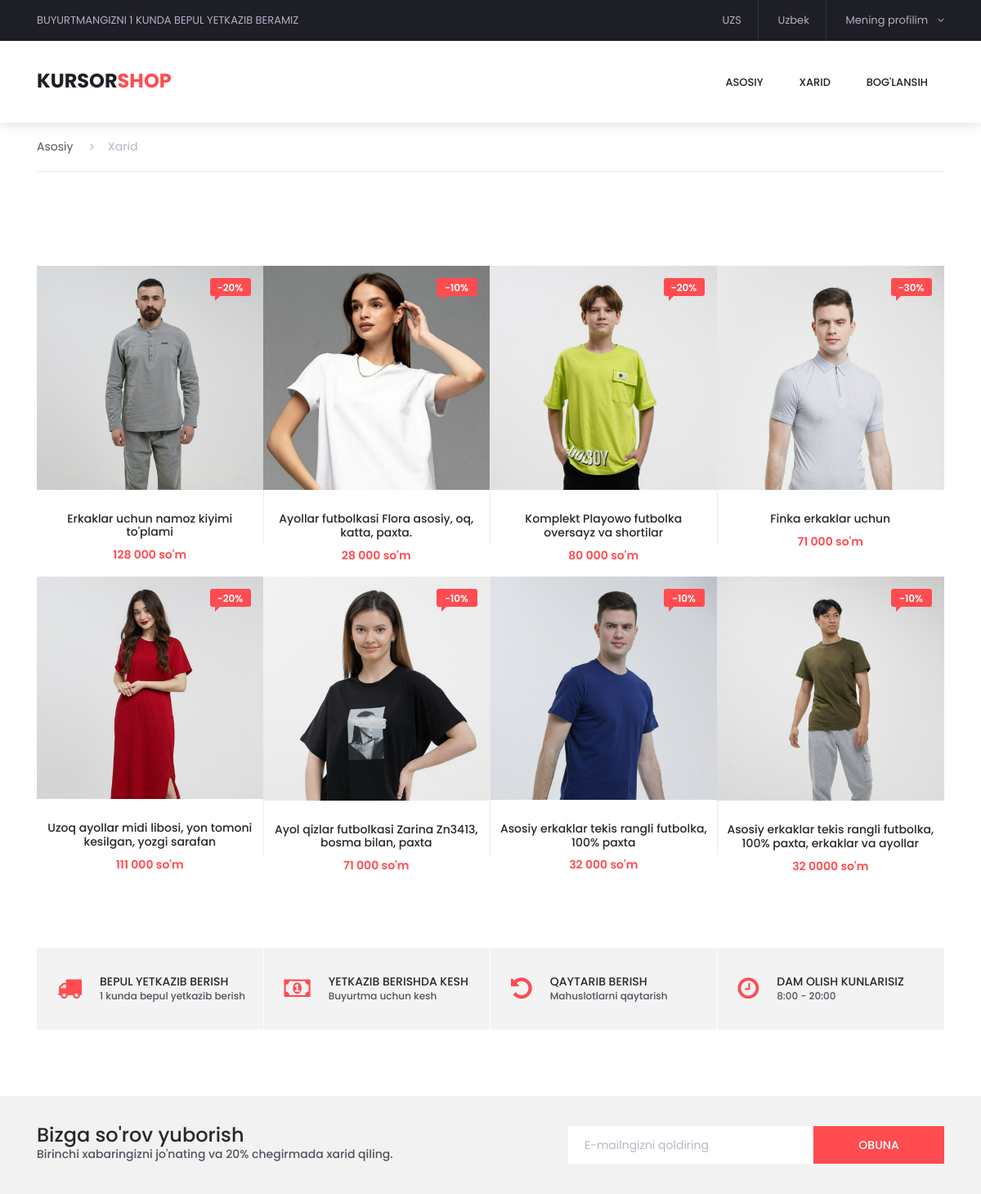
Page /categories/ on the committed database.
### app/models.py (models this page shows, shortened)
class Product(models.Model):
    class ChoiceColor(models.TextChoices):
        QORA = 'Qora'
        OQ = 'Oq'
        QIZIL = 'Qizil'
        KOK = "ko'k"
        YAHSIL = 'Yashil'
    title = models.CharField(max_length=155)
    image1 = models.ImageField(upload_to='product/', null=True, blank=True)
    image2 = models.ImageField(upload_to='product/', null=True, blank=True)
    image3 = models.ImageField(upload_to='product/', null=True, blank=True)
    color = models.CharField(max_length=25, choices=ChoiceColor.choices, default=ChoiceColor.OQ)
    price = models.CharField(max_length=50)
    description = models.TextField()
    quantity = models.IntegerField(default=1)
    aksiya = models.IntegerField()
    category = models.ForeignKey('app.Category', on_delete=models.CASCADE)

### app/views.py (the view)
# urls.py: path('categories/', Categories.as_view(), name='categories'),
class Categories(ListView):
    model = Product
    template_name = 'categories.html'
    queryset = Product.objects.all()

### templates/categories.html (shortened to what this page needs)
{% load static %}
<!DOCTYPE html>
<html lang="en">
<head>
<link rel="stylesheet" type="text/css" href="{% static 'styles/bootstrap4/bootstrap.min.css' %}">
<link href="{% static 'plugins/font-awesome-4.7.0/css/font-awesome.min.css' %}" rel="stylesheet" type="text/css">
<link rel="stylesheet" type="text/css" href="{% static 'plugins/OwlCarousel2-2.2.1/owl.carousel.css' %}">
<link rel="stylesheet" type="text/css" href="{% static 'plugins/OwlCarousel2-2.2.1/owl.theme.default.css' %}">
<link rel="stylesheet" type="text/css" href="{% static 'plugins/OwlCarousel2-2.2.1/animate.css' %}">
<link rel="stylesheet" type="text/css" href="{% static 'plugins/jquery-ui-1.12.1.custom/jquery-ui.css' %}">
<link rel="stylesheet" type="text/css" href="{% static 'styles/categories_styles.css' %}">
<link rel="stylesheet" type="text/css" href="{% static 'styles/categories_responsive.css' %}">
</head>
<body>
<div class="super_container">
	<header class="header trans_300">
		<div class="top_nav">
			<div class="container">
				<div class="row">
					<div class="col-md-6">
						<div class="top_nav_left">Buyurtmangizni 1 kunda bepul yetkazib beramiz</div>
					</div>
					<div class="col-md-6 text-right">
						<div class="top_nav_right">
							<ul class="top_nav_menu">
								<<li class="currency">
									<a href="#">
										uzs
									</a>
								</li>
								<li class="language">
									<a href="#">
										Uzbek
									</a>
								</li>
								<li class="account">
									<a href="#">
										Mening profilim
										<i class="fa fa-angle-down"></i>
									</a>
								</li>
							</ul>
						</div>
					</div>
				</div>
			</div>
		</div>
		<div class="main_nav_container">
			<div class="container">
				<div class="row">
					<div class="col-lg-12 text-right">
						<div class="logo_container">
							<a href="#">Kursor<span>shop</span></a>
						</div>
						<nav class="navbar">
							<ul class="navbar_menu">
								<li><a href="{% url 'index' %}">Asosiy</a></li>
								<li><a href="{% url 'categories' %}">Xarid</a></li>
								<li><a href="{% url 'contact' %}">Bog'lansih</a></li>
							</ul>
						</nav>
					</div>
				</div>
			</div>
		</div>
	</header>
	<div class="fs_menu_overlay"></div>
	<div class="fs_menu_overlay"></div>
	<div class="container product_section_container">
		<div class="row">
			<div class="col product_section clearfix">
				<div class="breadcrumbs d-flex flex-row align-items-center">
					<ul>
						<li><a href="{% url 'index' %}">Asosiy</a></li>
						<li class="active"><a href="{% url 'categories' %}"><i class="fa fa-angle-right" aria-hidden="true"></i>Xarid</a></li>
					</ul>
				</div>
				<div class="row">
                    <div class="col">
					    <div class="product-grid" data-isotope='{ "itemSelector": ".product-item", "layoutMode": "fitRows" }'>
								<div class="product-grid">
                                    {% block content %}
                                    {% for product in object_list %}
									<div class="product-item men">
										<div class="product discount product_filter">
											<div class="product_image">
												<img src="{{ product.image1.url }}" alt="">
											</div>
											<div class="product_bubble product_bubble_right product_bubble_red d-flex flex-column align-items-center"><span>-{{ product.aksiya }}%</span></div>
											<div class="product_info">
												<h6 class="product_name">{{ product.title }}</h6>
												<div class="product_price">{{ product.price }} so'm</div>
											</div>
										</div>
									</div>
                                    {% endfor %}
                                    {% endblock %}
								</div>
							</div>
						</div>
					</div>
				</div>
			</div>
		</div>
	</div>
	<div class="benefit">
		<div class="container">
			<div class="row benefit_row">
				<div class="col-lg-3 benefit_col">
					<div class="benefit_item d-flex flex-row align-items-center">
						<div class="benefit_icon"><i class="fa fa-truck" aria-hidden="true"></i></div>
						<div class="benefit_content">
							<h6>Bepul yetkazib berish</h6>
							<p>1 kunda bepul yetkazib berish</p>
						</div>
					</div>
				</div>
				<div class="col-lg-3 benefit_col">
					<div class="benefit_item d-flex flex-row align-items-center">
						<div class="benefit_icon"><i class="fa fa-money" aria-hidden="true"></i></div>
						<div class="benefit_content">
							<h6>Yetkazib berishda kesh</h6>
							<p>Buyurtma uchun kesh</p>
						</div>
					</div>
				</div>
				<div class="col-lg-3 benefit_col">
					<div class="benefit_item d-flex flex-row align-items-center">
						<div class="benefit_icon"><i class="fa fa-undo" aria-hidden="true"></i></div>
						<div class="benefit_content">
							<h6>Qaytarib berish</h6>
							<p>Mahuslotlarni qaytarish</p>
						</div>
					</div>
				</div>
				<div class="col-lg-3 benefit_col">
					<div class="benefit_item d-flex flex-row align-items-center">
						<div class="benefit_icon"><i class="fa fa-clock-o" aria-hidden="true"></i></div>
						<div class="benefit_content">
							<h6>Dam olish kunlarisiz</h6>
							<p>8:00 - 20:00</p>
						</div>
					</div>
				</div>
			</div>
		</div>
	</div>
	<div class="newsletter">
		<div class="container">
			<div class="row">
				<div class="col-lg-6">
					<div class="newsletter_text d-flex flex-column justify-content-center align-items-lg-start align-items-md-center text-center">
						<h4>Bizga so'rov yuborish</h4>
						<p>Birinchi xabaringizni jo'nating va 20% chegirmada xarid qiling.</p>
					</div>
				</div>
				<div class="col-lg-6">
					<form action="">
						<div class="newsletter_form d-flex flex-md-row flex-column flex-xs-column align-items-center justify-content-lg-end justify-content-center">
							<input id="newsletter_email" type="email" placeholder="E-mailngizni qoldiring" required="required" data-error="Valid email is required.">
							<button id="newsletter_submit" type="submit" class="newsletter_submit_btn trans_300" value="Submit">obuna</button>
						</div>
					</form>
				</div>
			</div>
		</div>
	</div>
</body>
</html>

### rows in the picture
Product: image1 (picture), aksiya "20", title "Erkaklar uchun namoz kiyimi to'plami", price "128 000"
Product: image1 (picture), aksiya "10", title "Ayollar futbolkasi Flora asosiy, oq, katta, paxta.", price "28 000"
Product: image1 (picture), aksiya "20", title "Komplekt Playowo futbolka oversayz va shortilar", price "80 000"
Product: image1 (picture), aksiya "30", title "Finka erkaklar uchun", price "71 000"
Product: image1 (picture), aksiya "20", title "Uzoq ayollar midi libosi, yon tomoni kesilgan, yozgi sarafan", price "111 000"
Product: image1 (picture), aksiya "10", title "Ayol qizlar futbolkasi Zarina Zn3413, bosma bilan, paxta", price "71 000"
Product: image1 (picture), aksiya "10", title "Asosiy erkaklar tekis rangli futbolka, 100% paxta", price "32 000"
Product: image1 (picture), aksiya "10", title "Asosiy erkaklar tekis rangli futbolka, 100% paxta, erkaklar va ayollar", price "32 0000"
